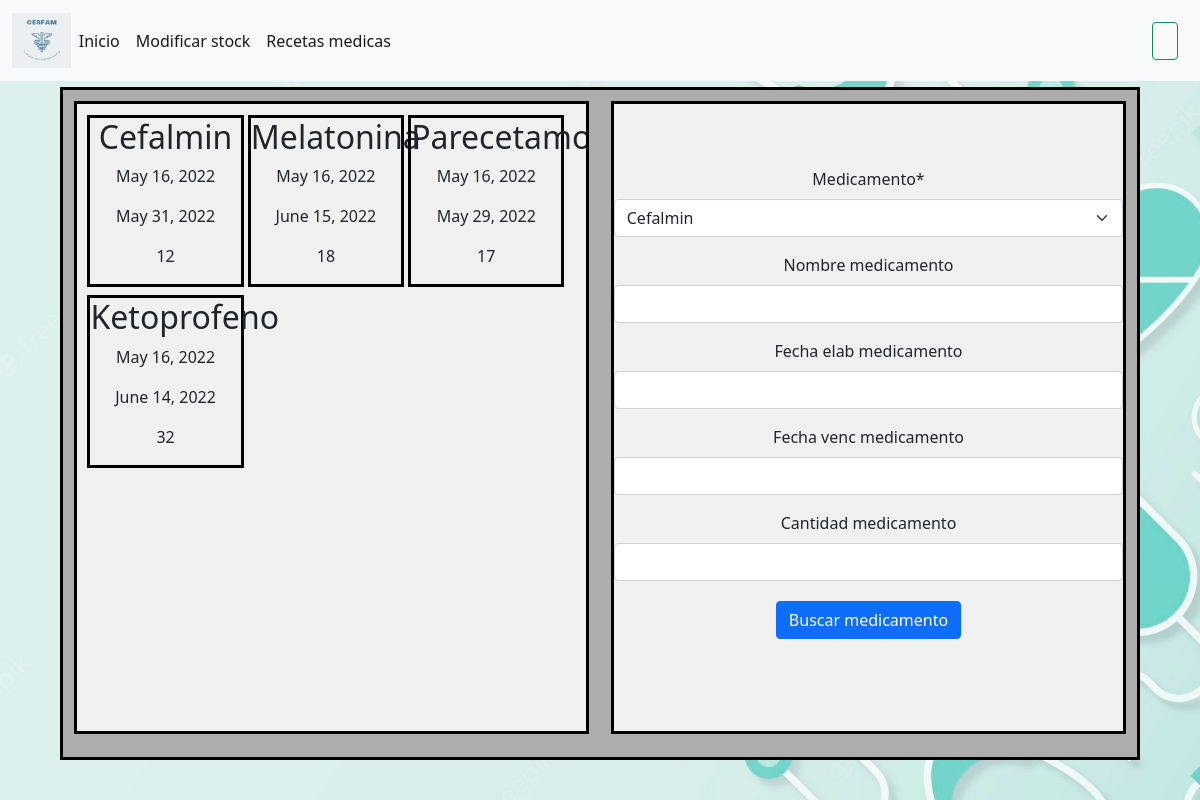
Before: /farm_modificar_stock/ with the older database file.
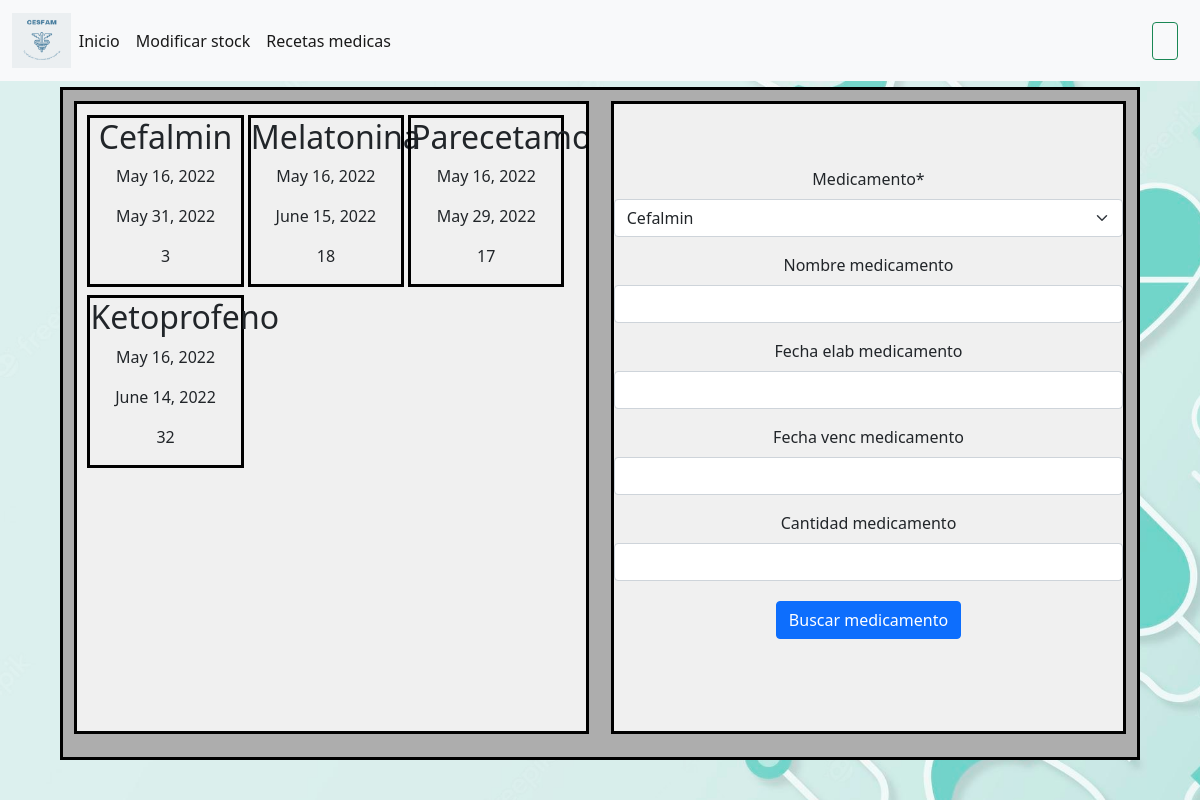
After: the same page with the newer database file.
### polls/models.py (models this page shows, shortened)
class Medicamento(models.Model):
    nombre_medicamento = models.CharField(max_length=25)
    fecha_elab_medicamento = models.DateField(null=True)
    fecha_venc_medicamento = models.DateField(null=True)
    cantidad_medicamento = models.CharField(max_length=4)

### polls/views.py (the view, shortened to what this page needs)
# urls.py: path('farm_modificar_stock/', views.farm_modificar_stock, name='farm_modificar_stock'),
def farm_modificar_stock(request):
    medicamento = Medicamento.objects.all()
    medicamento = Medicamento.objects.all()
    data = {
        'form_modificacion': modificar_stock,
        'medicamento': medicamento,
    }
    return render(request, 'farmaceutico/farm_modificar_stock.html', data)

### polls/templates/farmaceutico/farm_modificar_stock.html (shortened to what this page needs)
{% extends 'base/base.html' %}
{% load static %}
{% load crispy_forms_tags %}
{% block styles %}
<link rel="stylesheet" href="{% static 'styles/farm_modificar_stock.css' %}?{% now 'U' %}">
{% endblock %}
{% block link0 %}
<a class="nav-link active" aria-current="page" href="{% url 'farm_home' %}">Inicio</a>
{% endblock %}
{% block link1 %}
<a class="nav-link active" aria-current="page" href="{% url 'farm_modificar_stock' %}">Modificar stock</a>
{% endblock %}
{% block link2 %}
<a class="nav-link active" aria-current="page" href="{% url 'farm_revisar_receta' %}">Recetas medicas</a>
{% endblock %}
{% block main %}
    <div class='box_modificacion'>
        <div class='medicamentos_disponibles'>
            {% for m in medicamento %}
            <div class = 'caja_med'>
                <h2>{{ m.nombre_medicamento }}</h2>
                <p>{{ m.fecha_elab_medicamento }}</p>
                <p>{{ m.fecha_venc_medicamento }}</p>
                <p>{{ m.cantidad_medicamento }}</p>
            </div>
        {% endfor %}
        </div>
        <div class='medicamento_modificar'>
            <div class='messages'>
            </div>
            <form method='post' action='{% url 'farm_modificar_stock' %}'>
                <div class = 'fila'>
                    {{ form_modificacion.medicamento|as_crispy_field  }}
                </div>
                <div class = 'fila'>
                    {{ form_modificacion.nombre_medicamento|as_crispy_field  }}
                </div>
                <div class = 'fila'>
                    {{ form_modificacion.fecha_elab_medicamento|as_crispy_field  }}
                </div>
                <div class = 'fila'>
                    {{ form_modificacion.fecha_venc_medicamento|as_crispy_field  }}
                </div>
                <div class = 'fila'>
                    {{ form_modificacion.cantidad_medicamento|as_crispy_field  }}
                </div>
                <div class = 'boton'>
                    <input type='submit' class='btn btn-primary' value='Buscar medicamento'>
                </div>
            </form>
        </div>
    </div>
{% endblock %}

Changed rows visible on the page:
changed Medicamento "Cefalmin": cantidad_medicamento "12" → "3"
